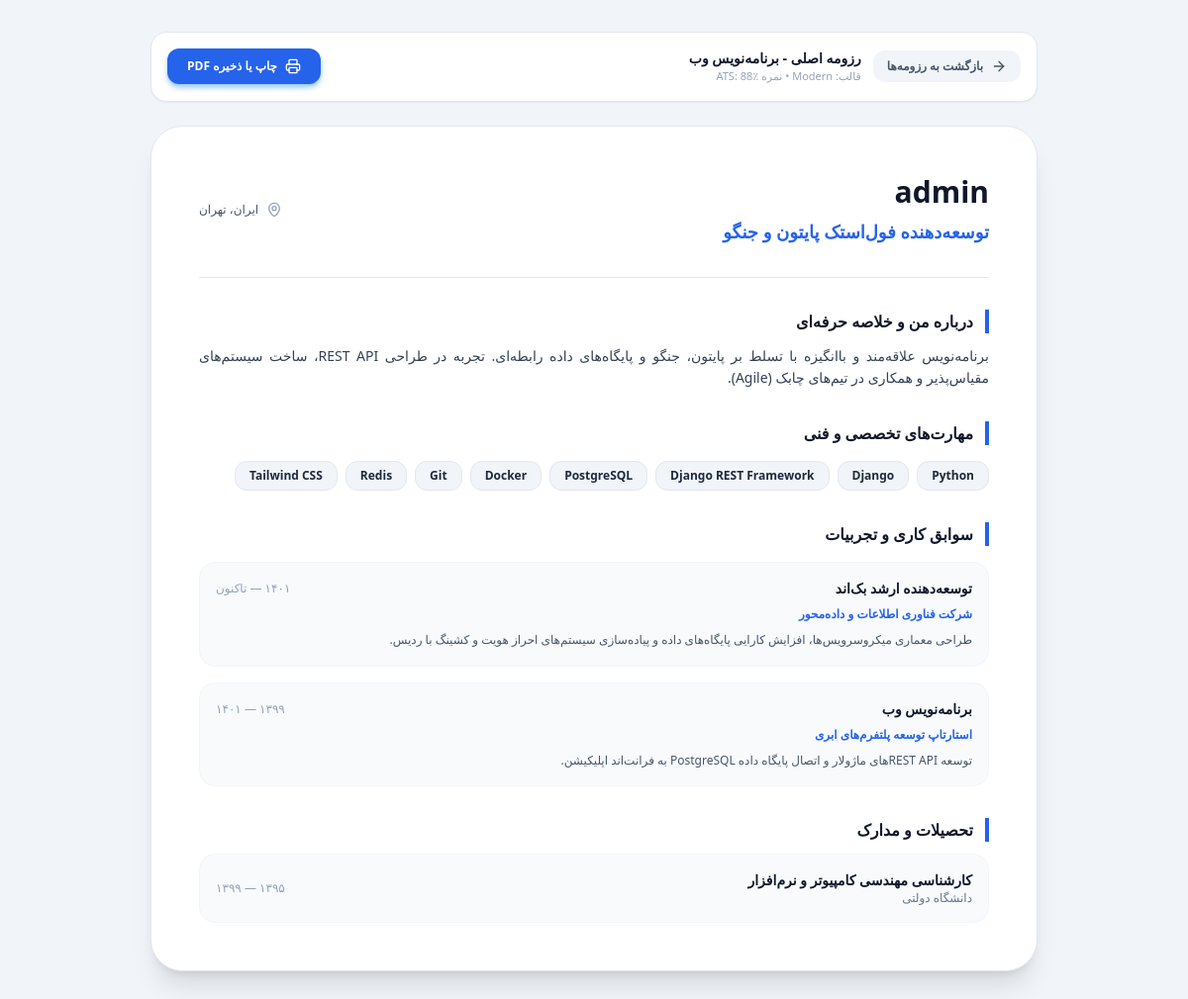
/dashboard/resume/1/preview/ (signed in), run on the app's committed database.
### dashboard/models.py (models this page shows, shortened)
class Resume(models.Model):
    THEME_COLORS = [
        ("blue", "آبی نیلی (Blue)"),
        ("indigo", "نیلی عمیق (Indigo)"),
        ("emerald", "زمردی (Emerald)"),
        ("purple", "بنفش مدرن (Purple)"),
        ("slate", "طوسی تیره (Slate)"),
        ("amber", "کهربایی (Amber)"),
        ("rose", "سرخابی (Rose)"),
    ]
    TEMPLATES = [
        ("modern", "قالب Modern (پیش‌فرض)"),
        ("minimal", "قالب Minimal (مینیمال و تمیز)"),
        ("executive", "قالب Executive (مدیران و رهبران)"),
        ("tech_ats", "قالب Tech ATS (استاندارد نرم‌افزاری)"),
        ("creative", "قالب Creative (طراحی و خلاقیت)"),
        ("academic", "قالب Academic (آکادمیک و پژوهشی)"),
    ]
    user = models.ForeignKey(User, on_delete=models.CASCADE, related_name="resumes", verbose_name="کاربر")
    title = models.CharField(max_length=150, default="رزومه من", verbose_name="عنوان رزومه")
    target_job = models.CharField(max_length=150, blank=True, verbose_name="عنوان شغلی هدف")
    template_name = models.CharField(max_length=50, choices=TEMPLATES, default="modern", verbose_name="قالب انتخابی")
    theme_color = models.CharField(max_length=30, choices=THEME_COLORS, default="blue", verbose_name="رنگ تم")
    language = models.CharField(max_length=10, default="fa", choices=[("fa", "فارسی"), ("en", "English")], verbose_name="زبان رزومه")
    summary = models.TextField(blank=True, verbose_name="خلاصه درباره من")
    skills = models.CharField(max_length=300, blank=True, default="Python, Django, PostgreSQL, Git", verbose_name="مهارت‌ها (با کاما)")
    completion_percentage = models.PositiveIntegerField(default=75, verbose_name="درصد تکمیل")
    ats_score = models.PositiveIntegerField(default=82, verbose_name="امتیاز ATS")
    views_count = models.PositiveIntegerField(default=0, verbose_name="تعداد بازدید")
    downloads_count = models.PositiveIntegerField(default=0, verbose_name="تعداد دانلود")
    is_primary = models.BooleanField(default=False, verbose_name="رزومه اصلی")
    created_at = models.DateTimeField(auto_now_add=True, verbose_name="تاریخ ساخت")
    updated_at = models.DateTimeField(auto_now=True, verbose_name="تاریخ آخرین بروزرسانی")
    class Meta:
        verbose_name = "رزومه"
        verbose_name_plural = "رزومه‌ها"
        ordering = ["-is_primary", "-updated_at"]
    def get_skills_list(self):
        if not self.skills:
            return []
        return [s.strip() for s in self.skills.split(",") if s.strip()]

### dashboard/views.py (the view)
# urls.py: path("resume/<int:resume_id>/preview/", preview_resume_view, name="preview_resume"),
@login_required
def preview_resume_view(request, resume_id):
    resume = get_object_or_404(Resume, id=resume_id, user=request.user)
    profile, _ = Profile.objects.get_or_create(user=request.user)
    resume.views_count += 1
    resume.save(update_fields=["views_count"])
    context = {
        "resume": resume,
        "profile": profile,
        "skills_list": resume.get_skills_list(),
    }
    return render(request, "dashboard/preview_resume.html", context)

### templates/dashboard/preview_resume.html (shortened to what this page needs)
<!DOCTYPE html>
<html lang="fa" dir="rtl">
<head>
<script src="https://cdn.tailwindcss.com"></script>
<link href="https://cdn.jsdelivr.net/npm/vazirmatn@33.003/Vazirmatn-font-face.css" rel="stylesheet" />
</head>
<body class="bg-slate-100 text-slate-800 min-h-screen py-8 px-4">
<div class="max-w-4xl mx-auto mb-6 bg-white rounded-2xl p-4 border border-slate-200 shadow-sm flex flex-wrap items-center justify-between gap-4 no-print">
    <div class="flex items-center gap-3">
        <a href="{% url 'my_resume' %}" class="inline-flex items-center gap-2 text-xs font-bold text-slate-600 hover:text-blue-600 px-3.5 py-2 rounded-xl bg-slate-100 hover:bg-slate-200 transition">
            <i data-lucide="arrow-right" class="w-4 h-4"></i>
            بازگشت به رزومه‌ها
        </a>
        <div>
            <h2 class="text-sm font-black text-slate-900">{{ resume.title }}</h2>
            <p class="text-[11px] text-slate-400">قالب: {{ resume.template_name|title }} • نمره ATS: {{ resume.ats_score }}٪</p>
        </div>
    </div>
    <div class="flex items-center gap-3">
        <button onclick="window.print()" class="inline-flex items-center gap-2 px-5 py-2.5 rounded-xl bg-blue-600 text-white font-bold text-xs hover:bg-blue-700 transition shadow-md shadow-blue-300">
            <i data-lucide="printer" class="w-4 h-4"></i>
            چاپ یا ذخیره PDF
        </button>
    </div>
</div>
<div class="resume-sheet max-w-4xl mx-auto bg-white rounded-[2rem] shadow-xl border border-slate-200 p-8 md:p-12 space-y-8">
    <div class="border-b border-slate-200 pb-8 flex flex-col md:flex-row md:items-center justify-between gap-6">
        <div class="space-y-2">
            <h1 class="text-3xl font-black text-slate-900">
                {% if user.get_full_name %}{{ user.get_full_name }}{% else %}{{ user.username }}{% endif %}
            </h1>
            <p class="text-lg font-bold text-blue-600">
                {{ resume.target_job|default:"توسعه‌دهنده نرم‌افزار" }}
            </p>
        </div>
        <div class="space-y-1.5 text-xs text-slate-600">
            <div class="flex items-center gap-2">
                <i data-lucide="map-pin" class="w-4 h-4 text-slate-400"></i>
                <span>ایران، تهران</span>
            </div>
        </div>
    </div>
    <div class="space-y-3">
        <h2 class="text-base font-black text-slate-900 flex items-center gap-2 border-r-4 border-blue-600 pr-3">
            درباره من و خلاصه حرفه‌ای
        </h2>
        <p class="text-sm text-slate-700 leading-relaxed text-justify">
            {{ resume.summary|default:"متخصص و علاقه‌مند با تجربیات ارزشمند در پروژه‌های مختلف. توانمند در حل مسئله، کار تیمی و توسعه راهکارهای نرم‌افزاری پایدار با به‌کارگیری بهترین متدهای روز دنیا." }}
        </p>
    </div>
    <div class="space-y-3">
        <h2 class="text-base font-black text-slate-900 flex items-center gap-2 border-r-4 border-blue-600 pr-3">
            مهارت‌های تخصصی و فنی
        </h2>
        <div class="flex flex-wrap gap-2 pt-1">
            {% for s in skills_list %}
            <span class="px-3.5 py-1.5 rounded-xl bg-slate-100 border border-slate-200 text-xs font-bold text-slate-800">
                {{ s }}
            </span>
            {% empty %}
            <span class="text-xs text-slate-400">Python, Django, PostgreSQL, Docker, Git, REST API</span>
            {% endfor %}
        </div>
    </div>
    <div class="space-y-4">
        <h2 class="text-base font-black text-slate-900 flex items-center gap-2 border-r-4 border-blue-600 pr-3">
            سوابق کاری و تجربیات
        </h2>
        <div class="space-y-4">
            <div class="p-4 rounded-2xl bg-slate-50 border border-slate-100 space-y-2">
                <div class="flex flex-col sm:flex-row sm:items-center justify-between text-sm">
                    <h3 class="font-bold text-slate-900">توسعه‌دهنده ارشد بک‌اند</h3>
                    <span class="text-xs text-slate-400 font-medium">۱۴۰۱ — تاکنون</span>
                </div>
                <p class="text-xs text-blue-600 font-bold">شرکت فناوری اطلاعات و داده‌محور</p>
                <p class="text-xs text-slate-600 leading-relaxed">
                    طراحی معماری میکروسرویس‌ها، افزایش کارایی پایگاه‌های داده و پیاده‌سازی سیستم‌های احراز هویت و کشینگ با ردیس.
                </p>
            </div>
            <div class="p-4 rounded-2xl bg-slate-50 border border-slate-100 space-y-2">
                <div class="flex flex-col sm:flex-row sm:items-center justify-between text-sm">
                    <h3 class="font-bold text-slate-900">برنامه‌نویس وب</h3>
                    <span class="text-xs text-slate-400 font-medium">۱۳۹۹ — ۱۴۰۱</span>
                </div>
                <p class="text-xs text-blue-600 font-bold">استارتاپ توسعه پلتفرم‌های ابری</p>
                <p class="text-xs text-slate-600 leading-relaxed">
                    توسعه REST APIهای ماژولار و اتصال پایگاه داده PostgreSQL به فرانت‌اند اپلیکیشن.
                </p>
            </div>
        </div>
    </div>
    <div class="space-y-3">
        <h2 class="text-base font-black text-slate-900 flex items-center gap-2 border-r-4 border-blue-600 pr-3">
            تحصیلات و مدارک
        </h2>
        <div class="p-4 rounded-2xl bg-slate-50 border border-slate-100 flex flex-col sm:flex-row sm:items-center justify-between gap-2">
            <div>
                <h3 class="font-bold text-slate-900 text-sm">کارشناسی مهندسی کامپیوتر و نرم‌افزار</h3>
                <p class="text-xs text-slate-500">دانشگاه دولتی</p>
            </div>
            <span class="text-xs text-slate-400">۱۳۹۵ — ۱۳۹۹</span>
        </div>
    </div>
</div>
</body>
</html>

### templates/dashboard/preview_resume.html (style rules this page uses)
body { font-family: Vazirmatn, system-ui, -apple-system, sans-serif; }

### data on the page
Resume: title "رزومه اصلی - برنامه‌نویس وب", ats_score "88", target_job "توسعه‌دهنده فول‌استک پایتون و جنگو", summary "برنامه‌نویس علاقه‌مند و باانگیزه با تسلط بر پایتون، جنگو و پایگاه‌های داده رابطه‌ای. تجربه در طراحی REST API، ساخت سیستم‌های مقیاس‌پذیر و همکاری در تیم‌های چابک (Agile)."

### other printed values
{{ user.username }} "admin"
{{ s }} "Python" "Django" "Django REST Framework" "PostgreSQL" "Docker" "Git" "Redis" "Tailwind CSS"
